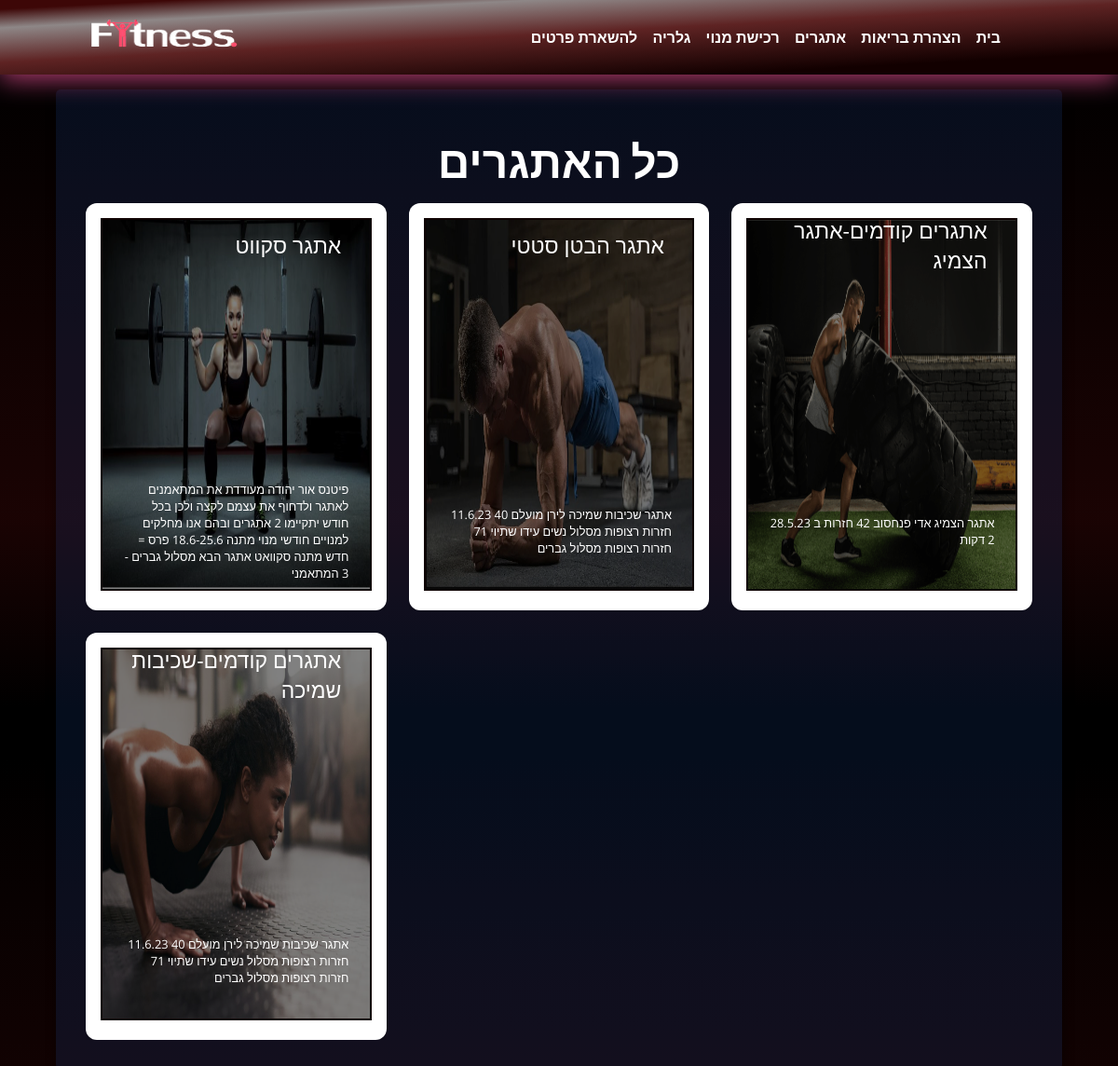
The page /posts on the database its author committed.
### blog/models.py (models this page shows, shortened)
class Post(models.Model):
    title = models.CharField(max_length=150)
    excerpt = models.CharField(max_length=200)
    image = models.ImageField(upload_to="post", null= True)
    date = models.DateField(auto_now=True)
    slug = models.SlugField(unique=True, db_index=True)
    content = models.TextField(validators=[MinLengthValidator(10)])
    author = models.ForeignKey(Author, on_delete=models.SET_NULL,null=True, related_name="posts")
    tags = models.ManyToManyField(Tag)

### blog/views.py (the view)
# urls.py: path("posts",views.AllPostsView.as_view(), name="post-page"),
class AllPostsView(ListView):
    template_name = "blog/all-posts.html"
    model = Post
    ordering = ["-date"]
    context_object_name = "all_posts"

### blog/templates/blog/all-posts.html (shortened to what this page needs)
{% extends 'base.html' %}
{% load static%}
{% block css_files %}
<link rel="stylesheet" href="{% static "blog/all-posts.css" %}">
<link rel="stylesheet" href="{% static "blog/index.css" %}">
<link rel="stylesheet" href="{% static "blog/post.css" %}">
{% endblock%}
{% block content%}
<section id="all-posts">
    <h2> כל האתגרים</h2>
    <ul>
        {% for post in all_posts %}
        {% include "blog/includes/post.html"%}
        {% endfor %}
    </ul>
</section>
{% endblock%}

### blog/templates/blog/includes/post.html
{% load static%}
<li>
    <article class="post">
        <a href="{% url "post-detail-page" post.slug %}">
            <img src="{{post.image.url}}" alt="{{post.title}}">
                     <p id="challname">{{post.title}}</p>
                    <p id ="desc">{{post.excerpt}}</p>
        </a>
    </article>
</li>

### static/app.css (style rules this page uses)
* { box-sizing: border-box; }
html { height: 95vh; font-family: 'Open Sans', 'Lato', sans-serif; scroll-behavior: smooth; overflow-x: hidden; }
body { margin: 0; background-color: rgb(0, 0, 0); }
a { text-decoration: none; }
h1, h2, h3 { font-family: 'Lato', sans-serif; font-weight: bold; }

### blog/static/blog/all-posts.css (style rules this page uses)
body { background: rgb(96, 13, 13); background: linear-gradient(180deg, rgb(0, 0, 0) 7%, rgba(31, 4, 4, 0.849) 73%, rgba(0, 0, 0, 1.945) 100%); }
#all-posts { background-color: rgb(27 70 150 / 19%); padding: 2rem; border-radius: 5px; width: 90%; height: 80%; margin: 6rem auto 9rem auto; box-shadow: 1px 1px 12px rgba(0, 0, 0, 0.4); }
#all-posts h2 { text-align: center; font-size: 3rem; color: #ffffff; margin: 1rem 0; }
ul { list-style: none; margin: 0; padding: 0; display: grid; grid-template-columns: repeat(auto-fill, minmax(17rem, 1fr)); gap: 1.5rem; }
.post img { width: 100%; }
.post a { height: 50%; transform-origin: center; box-shadow: 0 2px 8px rgba(0, 0, 0, 0.25); border-radius: 12px; background-color: white; }

### blog/static/blog/index.css (style rules this page uses)
* { box-sizing: border-box; }
html { height: 95vh; font-family: 'Open Sans', 'Lato', sans-serif; scroll-behavior: smooth; overflow-x: hidden; }
body { margin: 0; background-color: rgb(0, 0, 0); }
a { text-decoration: none; }
h1, h2, h3 { font-family: 'Lato', sans-serif; font-weight: bold; }

### blog/static/blog/post.css (style rules this page uses)
.post { display: flex; flex-direction: column; flex-wrap: wrap; align-items: center; text-align: right; width: 100%; height: fit-content; position:relative; overflow: hidden; }
.post a { text-decoration: none; color: rgb(255, 255, 255); transition: all 0.2s ease; padding: 1rem; }
.post #challname { font-size: 2vb; position: absolute; top: 5%; left: 50%; transform: translate(-50%, -50%); width: 70%; }
.post #desc { font-size: 80%; position: absolute; top: 78%; left: 50%; transform: translate(-50%, -50%); width:75%; padding-bottom:5px; }
.post img { max-width: 100%; height: 400px; filter: brightness(50%); border: 2px solid #1d0404; overflow: hidden; position: relative; }

### rows shown on the page
Post: image (picture), title "אתגר סקווט", excerpt "פיטנס אור יהודה מעודדת את המתאמנים לאתגר ולדחוף את עצמם לקצה ולכן בכל חודש יתקיימו 2 אתגרים ובהם אנו מחלקים למנויים חודשי מנוי מתנה 18.6-25.6 פרס = חדש מתנה סקוואט אתגר הבא מסלול גברים - 3 המתאמני"
Post: image (picture), title "אתגר הבטן סטטי", excerpt "11.6.23 אתגר שכיבות שמיכה לירן מועלם 40 חזרות רצופות מסלול נשים עידו שתיוי 71 חזרות רצופות מסלול גברים"
Post: image (picture), title "אתגרים קודמים-אתגר הצמיג", excerpt "28.5.23 אתגר הצמיג אדי פנחסוב 42 חזרות ב 2 דקות"
Post: image (picture), title "אתגרים קודמים-שכיבות שמיכה", excerpt "11.6.23 אתגר שכיבות שמיכה לירן מועלם 40 חזרות רצופות מסלול נשים עידו שתיוי 71 חזרות רצופות מסלול גברים"
